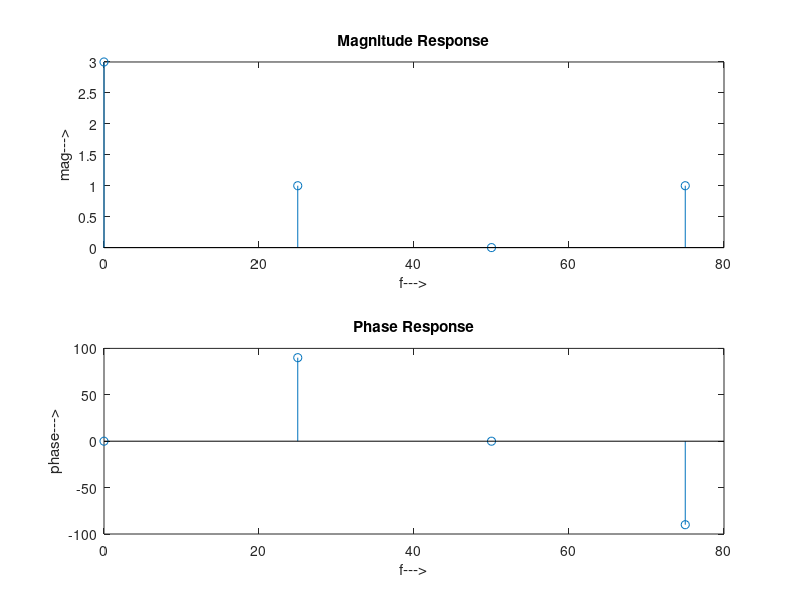

The MATLAB source for this figure:
x=[3,-1,0,1];
N=length(x);
n=[0:1:N-1];
k=[0:1:N-1];
WN=exp(-j*2*pi/N);
W=WN.^(n.*k);
X=x.*W;
disp(X);
f=(0:length(X)-1)*100/length(X);
m=abs(X);
subplot(2,1,1);
stem(f,m);
xlabel('f--->');
ylabel('mag--->');
title('Magnitude Response');
p=unwrap(angle(X));
subplot(2,1,2);
stem(f,p*180/pi);
xlabel('f--->');
ylabel('phase--->');
title('Phase Response');
